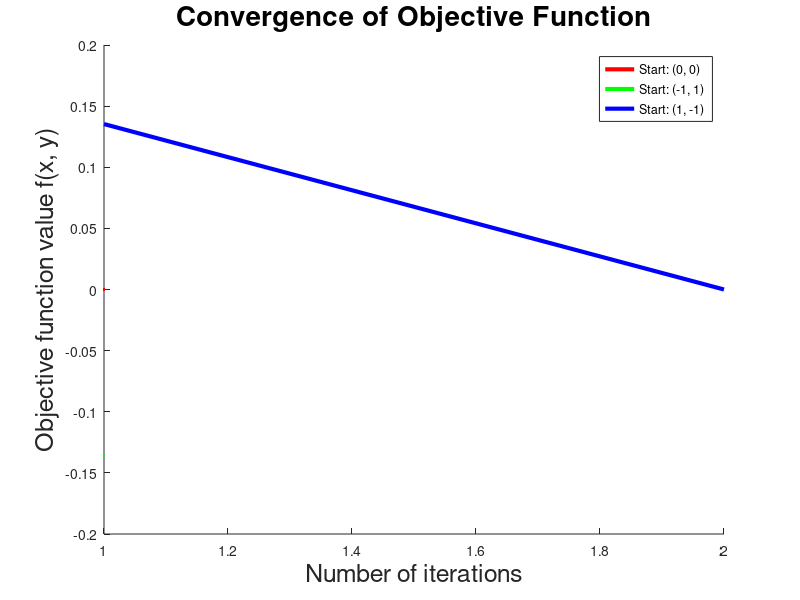

Reproduce this figure in MATLAB. (Note: this script raises an error after producing the figure.)
% KARATIS DIMITRIOS 10775
% THEMA 3, ERWTHMA c

clear;
clc;

% Define the function f(x, y), its gradient, and Hessian
f = @(x, y) x.^5 .* exp(-x.^2 - y.^2);

grad_f = @(x, y) [5*x.^4 .* exp(-x.^2 - y.^2) - 2*x.^6 .* exp(-x.^2 - y.^2); ...
                  -2*y .* x.^5 .* exp(-x.^2 - y.^2)];

hessian_f = @(x, y) [ ...
    20*x.^3.*exp(-x.^2 - y.^2) - 12*x.^5.*exp(-x.^2 - y.^2) + 4*x.^7.*exp(-x.^2 - y.^2), ...
    4*x.^6.*y.*exp(-x.^2 - y.^2); ...
    4*x.^6.*y.*exp(-x.^2 - y.^2), ...
    -2*x.^5.*exp(-x.^2 - y.^2) + 4*x.^5.*y.^2.*exp(-x.^2 - y.^2)];

% Initial conditions (starting points)
initial_points = [0, 0; -1, 1; 1, -1]; % The three points (x0, y0)
epsilon = 1e-6; % Convergence threshold
max_iter = 5000000; % Maximum number of iterations
a = 1e-4; % Armijo parameter (usually small, e.g., 1e-4)
beta = 0.3; % Step size reduction factor (e.g., 0.3)
gamma_init = 1; % Initial step size
m_init = 0;

% Colors for plotting
colors = ['r', 'g', 'b']; 

figure; % Open a new figure for plotting
hold on; % Allow multiple plots on the same figure

% Execute Newton's Method for each starting point
for i = 1:size(initial_points, 1)
    % Initialize the point
    x = initial_points(i, 1);
    y = initial_points(i, 2);
    f_values = []; % Store function values for visualization
    
    % Loop for Newton's Method
    for k = 1:max_iter
        % Calculate the gradient and Hessian at the current point
        grad = grad_f(x, y);
        hessian = hessian_f(x, y);

        % Store function value for visualization
        f_values(k) = f(x, y);
        
        % Convergence check 
        if norm(grad) < epsilon
            break;
        end

        % Check if Hessian is positive definite
        try
            R = chol(hessian);
            % Hessian is positive definite, perform Newton step
            d_k = -inv(hessian) * grad;
        catch
            warning('Hessian is not positive definite!');
            break; 
        end

        % Initialize parms
        s = gamma_init;
        m = m_init;
        gamma = (beta ^ m) * s;
        
        % Armijo Rule: Reduce gamma until the condition is satisfied
        while f(x + gamma * d_k(1), y + gamma * d_k(2)) > ...
              f(x, y) + a * gamma * (d_k' * grad)
            
            m = m + 1;
            gamma = (beta ^ m) * s; % Reduce gamma

        end
        
        % % Update the point (x, y) using Newton's step
        x_new = x + gamma * d_k(1);
        y_new = y + gamma * d_k(2);
        
        % Update the point
        x = x_new;
        y = y_new;
    end

    % Plot the convergence for this starting point
    plot(1:k, f_values, 'Color', colors(i), 'LineWidth', 3.0);
    
    % Display results for the starting point
    fprintf('Initial point: (%.2f, %.2f)\n', initial_points(i, 1), initial_points(i, 2));
    fprintf('Minimum found at: (%.4f, %.4f)\n', x, y);
    fprintf('Final value f(x, y) = %.6f\n', f(x, y));
    fprintf('Number of iterations: %d\n\n', k);
end

% Add labels, legend, and title to the plot
xlabel('Number of iterations', 'FontSize', 18);
ylabel('Objective function value f(x, y)', 'FontSize', 18);
title('Convergence of Objective Function', 'FontSize', 20);
lgnd = legend({'Start: (0, 0)', 'Start: (-1, 1)', 'Start: (1, -1)'}, 'Location', 'northeast');
lgnd.FontSize = 20;
grid on;
hold off;

ax = gca; % Get current axis
ax.FontSize = 18; % Set font size for axis tick labels

